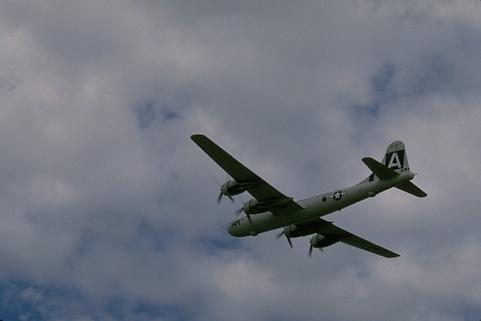
#> input picture homework/hw2/hw2_package/2_edge/bsds_3096.jpg, 481 x 321 px
$ python filter_images.py
#> lines starting #> are read from the running program, lines starting #| are printed output that depends on the picture
#> further down, im is the input picture: shape (321, 481, 3); mean R, G, B 114, 118.3, 129.3
import numpy as np
import matplotlib.pyplot as plt
from mpl_toolkits.mplot3d import Axes3D
from matplotlib import cm
from scipy.signal import convolve2d


def normalize(x):
    return (x - np.min(x)) / (np.max(x) - np.min(x))


def standard_gaussian(X, Y, a, b, c, d, sigma_1, sigma_2):
    return 1 / (np.pi * (sigma_1**2 + sigma_2**2)) ** 0.5 * np.exp( -(a * X + b * Y) ** 2. / (2 * sigma_1**2) - (c * X + d * Y) ** 2. / (2 * sigma_2**2))


def difference_filter(I):
    Dx = np.array([[1, -1]])
    Dy = np.array([[1], [-1]])

    I_filtered_Dx = np.zeros(I.shape)
    I_filtered_Dy = np.zeros(I.shape)
    for i in range(3):
        I_filtered_Dx[:, :, i] = convolve2d(I[:, :, i], Dx, mode="same")
        I_filtered_Dy[:, :, i] = convolve2d(I[:, :, i], Dy, mode="same")
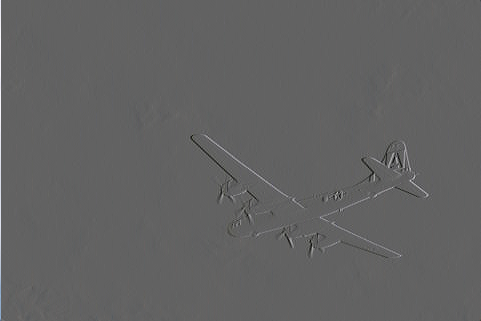
#> I_filtered_Dx: shape (321, 481, 3) float64; mean R, G, B 0.3, 0.3, 0.3; drawn with min black and max white
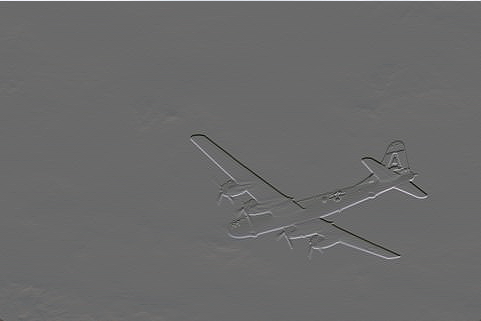
#> I_filtered_Dy: shape (321, 481, 3) float64; mean R, G, B 0.3, 0.3, 0.4; drawn with min black and max white

    return I_filtered_Dx, I_filtered_Dy


def derivative_gaussian_filter(I,sigma):
    Dx = np.array([[1, -1]])
    Dy = np.array([[1], [-1]])

    filter_factor = 15
    x = np.arange(-filter_factor, filter_factor + 1)
    y = np.arange(-filter_factor, filter_factor + 1)
    X, Y = np.meshgrid(x, y)

    gaussian_filter = standard_gaussian(X, Y, 1, 0, 0, 1, sigma, sigma)
    gaussian_filter_Dx = convolve2d(gaussian_filter, Dx, mode="same")
    gaussian_filter_Dy = convolve2d(gaussian_filter, Dy, mode="same")

    fig = plt.figure()
    ax = fig.gca(projection='3d')
    surf = ax.plot_surface(X, Y, gaussian_filter_Dx, rstride=1, cstride=1, cmap=cm.jet)
    fig.colorbar(surf)
    plt.savefig("derivative_gaussian_filter_Dx.jpg")

    fig = plt.figure()
    ax = fig.gca(projection='3d')
    surf = ax.plot_surface(X, Y, gaussian_filter_Dy, rstride=1, cstride=1, cmap=cm.jet)
    fig.colorbar(surf)
    plt.savefig("derivative_gaussian_filter_Dy.jpg")

    I_filtered_Dx = np.zeros(I.shape)
    I_filtered_Dy = np.zeros(I.shape)
    for i in range(3):
        I_filtered_Dx[:, :, i] = convolve2d(I[:, :, i], gaussian_filter_Dx, mode="same")
        I_filtered_Dy[:, :, i] = convolve2d(I[:, :, i], gaussian_filter_Dy, mode="same")

    return I_filtered_Dx, I_filtered_Dy


# [74 lines left out: function oriented_filter, not called in this run]


if __name__ == "__main__":

    image_name_list = ["bsds_3096.jpg", "bsds_300091.jpg", "bsds_253027.jpg", "bsds_156065.jpg", "bsds_101087.jpg"]

    for image_name in image_name_list:
        name = image_name.split('.')[0] + "_"
        im = plt.imread(image_name)

        # Simple derivative filters

        im_filtered_Dx, im_filtered_Dy = difference_filter(im)

        im_filtered_Dx_normalized = normalize(im_filtered_Dx)
        plt.imsave(name + "im_filtered_Dx.jpg", im_filtered_Dx_normalized, format="jpg")
        plt.imshow(im_filtered_Dx_normalized)
        plt.show()

        im_filtered_Dy_normalized = normalize(im_filtered_Dy)
        plt.imsave(name + "im_filtered_Dy.jpg", im_filtered_Dy_normalized, format="jpg")
        plt.imshow(im_filtered_Dy_normalized)
        plt.show()

        im_gradient_magnitude = (im_filtered_Dx ** 2 + im_filtered_Dy ** 2) ** 0.5
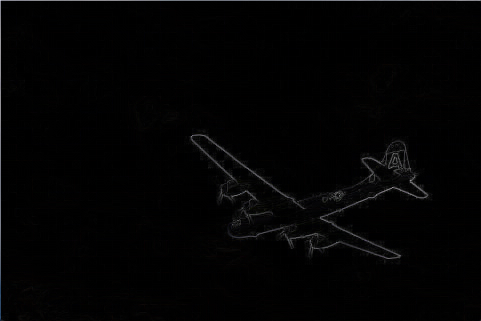
#> im_gradient_magnitude: shape (321, 481, 3) float64; mean R, G, B 3.1, 3, 3.1
        im_gradient_magnitude_2d = np.sum(im_gradient_magnitude, axis=2)
        plt.imsave(name + "im_gradient_magnitude.jpg", im_gradient_magnitude_2d, format="jpg", cmap="gray")
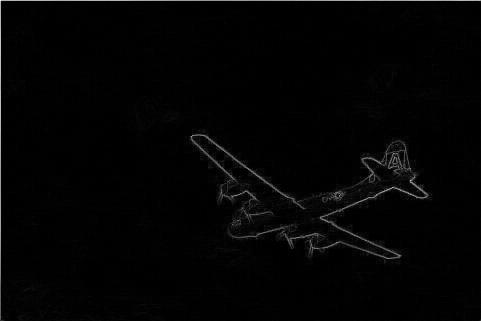
#> saved as bsds_3096_im_gradient_magnitude.jpg: shape (321, 481, 3); min 0, max 255, mean 3.6
        plt.imshow(im_gradient_magnitude_2d, cmap="gray")
        plt.show()

        im_gradient_orientation = np.angle(im_filtered_Dx + 1j * im_filtered_Dy)
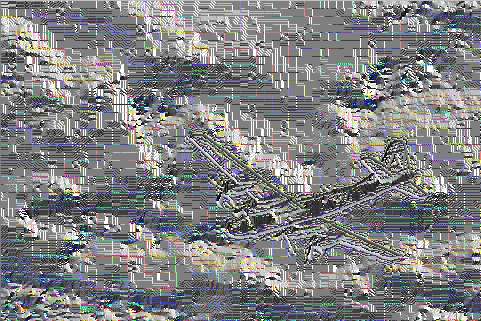
#> im_gradient_orientation: shape (321, 481, 3) float64; mean R, G, B 0.0672, 0.0809, 0.12; drawn with min black and max white
        im_gradient_orientation[np.where(im_gradient_magnitude < 10)] = 0
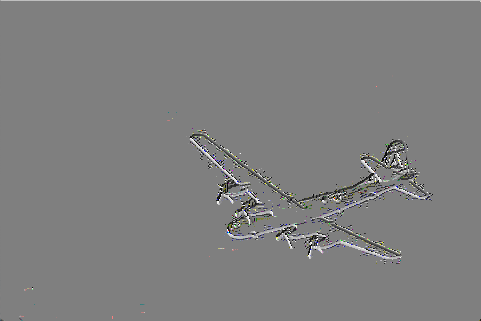
#> im_gradient_orientation: shape (321, 481, 3) float64; mean R, G, B -0.0022, -0.00191, -0.00287; drawn with min black and max white
        im_gradient_orientation_2d = np.sum(im_gradient_orientation, axis=2)
        plt.imsave(name + "im_gradient_orientation.jpg", im_gradient_orientation_2d, format="jpg")
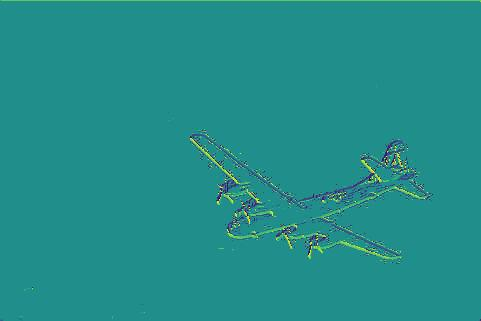
#> saved as bsds_3096_im_gradient_orientation.jpg: shape (321, 481, 3); mean R, G, B 33.9, 141.8, 138
        plt.imshow(im_gradient_orientation_2d)
        plt.show()

        # Derivative Gaussian filters

        im_gaussian_filtered_Dx, im_gaussian_filtered_Dy = derivative_gaussian_filter(im, 3)
#> (the run stopped early here; a loop or call above may not have finished)
